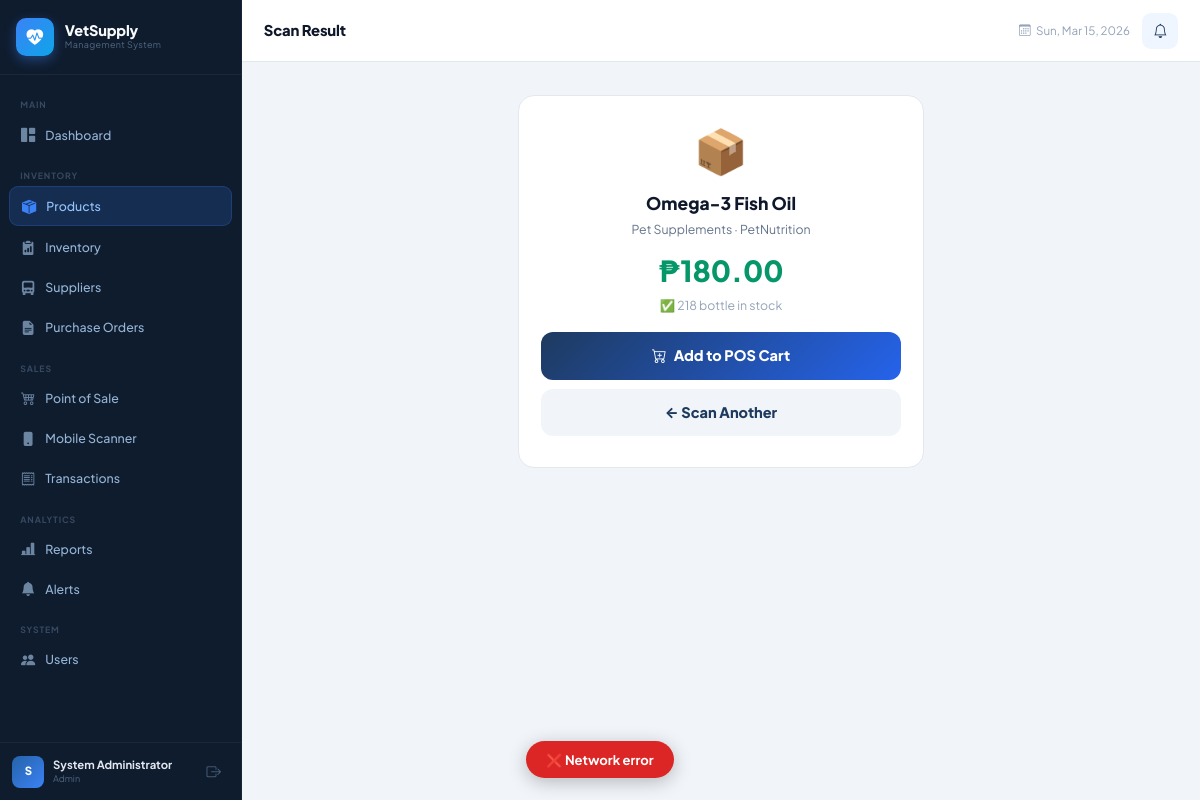
/scan/8901234560005 (signed in), run on the app's committed database.
### tables this page shows
CREATE TABLE products (
            product_id INTEGER PRIMARY KEY AUTOINCREMENT,
            product_name TEXT NOT NULL,
            barcode TEXT UNIQUE,
            category TEXT NOT NULL,
            brand TEXT,
            description TEXT,
            price REAL NOT NULL DEFAULT 0,
            cost_price REAL NOT NULL DEFAULT 0,
            stock INTEGER NOT NULL DEFAULT 0,
            unit TEXT DEFAULT 'pcs',
            low_stock_threshold INTEGER DEFAULT 10,
            image TEXT,
            supplier_id INTEGER,
            requires_prescription INTEGER DEFAULT 0,
            is_active INTEGER DEFAULT 1,
            created_at TIMESTAMP DEFAULT CURRENT_TIMESTAMP,
            updated_at TIMESTAMP DEFAULT CURRENT_TIMESTAMP,
            FOREIGN KEY (supplier_id) REFERENCES suppliers(supplier_id)
        );

### routes/product_routes.py (the view)
@product_bp.route('/scan/<barcode>')
@login_required
def scan_barcode_page(barcode):
    import json as _json
    conn = get_db()
    product = conn.execute("""SELECT p.*, s.name as supplier_name
        FROM products p LEFT JOIN suppliers s ON p.supplier_id=s.supplier_id
        WHERE p.barcode=? AND p.is_active=1""", (barcode,)).fetchone()
    conn.close()
    product_json = _json.dumps(dict(product)) if product else 'null'
    return render_template('scan_result.html', product=product, barcode=barcode, product_json=product_json)

### app.py (called while the page is built)
@app.context_processor
def inject_globals():
    return {'today': _date.today()}

### database/db.py (called while the page is built)
def get_db():
    os.makedirs(os.path.dirname(DB_PATH), exist_ok=True)
    conn = sqlite3.connect(DB_PATH)
    conn.row_factory = sqlite3.Row
    conn.execute("PRAGMA foreign_keys = ON")
    return conn

### routes/product_routes.py (called while the page is built)
def login_required(f):
    @wraps(f)
    def decorated(*args, **kwargs):
        if 'user_id' not in session:
            return redirect(url_for('auth.login'))
        return f(*args, **kwargs)
    return decorated

### templates/scan_result.html (shortened to what this page needs)
{% extends "base.html" %}
{% block page_title %}Scan Result{% endblock %}
{% block content %}
<div class="sr-wrap">
{% if product %}
  <div class="sr-card" id="mainCard">
    <div class="sr-icon">📦</div>
    <div class="sr-name">{{ product.product_name }}</div>
    <div class="sr-cat">{{ product.category }}{% if product.brand %} · {{ product.brand }}{% endif %}</div>
    <div class="sr-price">₱{{ "%.2f"|format(product.price) }}</div>
    <div class="sr-stock">
      {% if product.stock > 0 %}
        ✅ {{ product.stock }} {{ product.unit }} in stock
      {% else %}
        ❌ Out of stock
      {% endif %}
    </div>
    {% if product.stock > 0 %}
    <button class="sr-btn sr-btn-add" id="addBtn" onclick="addToCart()">
    </button>
    {% endif %}
    <button class="sr-btn sr-btn-back" onclick="window.location.href='/mobile-scan'">
      ← Scan Another
    </button>
  </div>
{% endif %}
</div>
<div class="toast-bar" id="toastBar"></div>
{% endblock %}

### static/css/style.css (style rules this page uses)
:root { --primary: #1e3a5f; --primary-mid: #2563a8; --primary-light: #3b82f6; --primary-soft: #eff6ff; --accent: #0ea5e9; --accent-soft: #e0f2fe; --sidebar-bg: #0f1c2e; --sidebar-text: #94b4d4; --sidebar-width: 242px; --topbar-height: 62px; --page-bg: #f1f5f9; --card-bg: #ffffff; --card-border: #e2e8f0; --card-shadow: 0 1px 4px rgba(15,28,46,.07), 0 4px 20px rgba(15,28,46,.04); --text-main: #0f172a; --text-sub: #475569; --text-muted: #94a3b8; --success: #059669; --success-soft:#ecfdf5; --warning: #d97706; --warning-soft:#fffbeb; --danger: #dc2626; --danger-soft: #fef2f2; --info: #0284c7; --info-soft: #e0f2fe; --purple: #7c3aed; --purple-soft: #f5f3ff; --radius: 14px; --radius-sm: 9px; --font: 'Plus Jakarta Sans', sans-serif; --font-mono: 'IBM Plex Mono', monospace; }
*, *::before, *::after { box-sizing: border-box; margin: 0; padding: 0; }
html, body { font-family: var(--font); background: var(--page-bg); color: var(--text-main); font-size: 14.5px; min-height: 100vh; -webkit-font-smoothing: antialiased; }

### templates/base.html (style rules this page uses)
:root { --sidebar-width: 242px; --topbar-height: 62px; --font: 'Plus Jakarta Sans', system-ui, -apple-system, sans-serif; --font-mono: 'IBM Plex Mono', 'Courier New', monospace; }
html, body { font-family: var(--font); }

### templates/scan_result.html (style rules this page uses)
.sr-wrap { max-width:420px;margin:0 auto;padding:.5rem }
.sr-card { background:#fff;border-radius:16px;border:1px solid #e2e8f0;padding:1.5rem;margin-bottom:1rem;text-align:center }
.sr-icon { font-size:3rem;margin-bottom:.5rem }
.sr-name { font-size:1.2rem;font-weight:800;color:#0f172a;margin-bottom:.25rem }
.sr-cat { font-size:.85rem;color:#64748b;margin-bottom:.75rem }
.sr-price { font-size:2rem;font-weight:800;color:#059669;margin-bottom:.25rem }
.sr-stock { font-size:.85rem;color:#94a3b8;margin-bottom:1.2rem }
.sr-btn { display:block;width:100%;padding:.9rem;border:none;border-radius:12px;font-size:1rem;font-weight:800;cursor:pointer;margin-bottom:.6rem }
.sr-btn-add { background:linear-gradient(135deg,#1e3a5f,#2563eb);color:#fff }
.sr-btn-back { background:#f1f5f9;color:#1e3a5f }
.toast-bar { position:fixed;bottom:1.5rem;left:50%;transform:translateX(-50%); padding:.6rem 1.4rem;border-radius:20px;font-weight:700;font-size:.9rem; color:#fff;z-index:9999;display:none;white-space:nowrap; box-shadow:0 4px 18px rgba(0,0,0,.25) }

### data on the page
products: product_name "Omega-3 Fish Oil", category "Pet Supplements", brand "PetNutrition", price "180.00", stock "218", unit "bottle"

### other printed values
{{ session.full_name[0] | upper }} "S"
{{ session.full_name }} "System Administrator"
{{ session.role | replace('_', ' ') | title }} "Admin"
